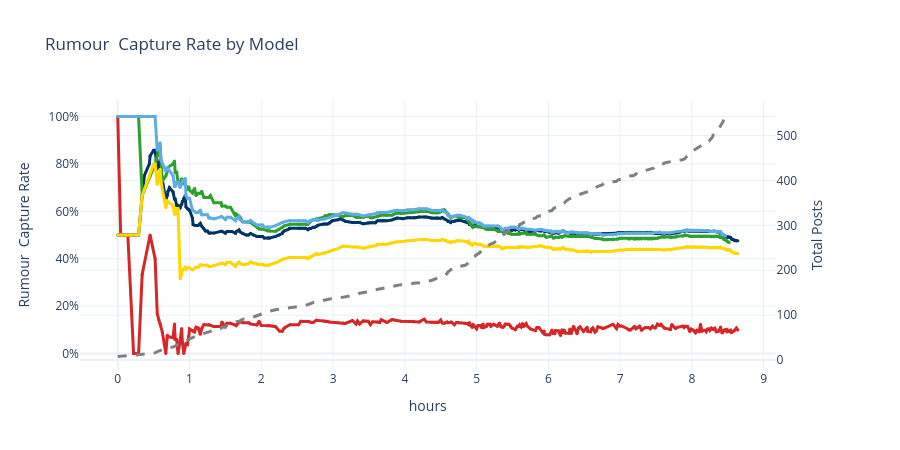

Here is the notebook cell this chart was saved with:
### Code cell
import plotly.graph_objects as go
from plotly.subplots import make_subplots

# Create figure with secondary y-axis
fig = make_subplots(specs=[[{"secondary_y": True}]])
model_colors = {
    "RF": "#003366",      # Dark blue
    "HAN": "#D62728",     # Red
    "LGBM": "#FFD700",    # Yellow (Gold)
    "LSTM": "#5DADE2",    # Light blue
    "GAT": "#2CA02C",     # Green
}

df_all.hour = (
    df_all.hour
    - float(
        df_all.hour.min()
    )
)

# Add one line per model
for model in df_all["model"].unique():

    df_all_model = (
        df_all[df_all["model"] == model]
        .sort_values("hour")
    )

    # Capture rate lines
    fig.add_trace(
        go.Scatter(
            x=df_all_model["hour"],
            y=df_all_model["capture_rate"],
            mode="lines+markers",
            name=model,
            line=dict(
            color=model_colors.get(model, "#808080"),
            width=3,
        ),
        marker=dict(
            color=model_colors.get(model, "#808080"),
            size=3,
        )
        ),
        secondary_y=False,
    )

    # Total posts as area plot (only once)
    if model == "GAT":
        fig.add_trace(
                    go.Scatter(
            x=df_all_model["hour"],
            y=df_all_model["total_posts"],
            mode="lines",
            line=dict(color="gray", dash="dash", width=3),
            name="Total Posts",
        ),
            secondary_y=True,
        )

fig.update_layout(
    title="Rumour  Capture Rate by Model",
    template="plotly_white",
    hovermode="x unified",
        showlegend=False,
     width=900,
    height=450
)

fig.update_xaxes(title_text="hours")

fig.update_yaxes(
    title_text="Rumour  Capture Rate",
    secondary_y=False,
    tickformat=".0%",
)

fig.update_yaxes(
    title_text="Total Posts",
    secondary_y=True,
)

fig.show()

### Figure 1 — Plotly figure (JSON) as saved in the notebook; plotly's stock layout.template omitted (floating-point values rounded to 4 significant figures; data arrays with more than 128 entries replaced by an {"elided": "..."} marker saying what was removed)
{"data": [{"line": {"color": "#003366", "width": 3}, "marker": {"color": "#003366", "size": 3}, "mode": "lines+markers", "name": "RF", "type": "scatter", "x": {"elided": "316 float values"}, "xaxis": "x", "y": {"elided": "316 float values"}, "yaxis": "y"}, {"line": {"color": "#D62728", "width": 3}, "marker": {"color": "#D62728", "size": 3}, "mode": "lines+markers", "name": "HAN", "type": "scatter", "x": {"elided": "266 float values"}, "xaxis": "x", "y": {"elided": "266 float values"}, "yaxis": "y"}, {"line": {"color": "#2CA02C", "width": 3}, "marker": {"color": "#2CA02C", "size": 3}, "mode": "lines+markers", "name": "GAT", "type": "scatter", "x": {"elided": "259 float values"}, "xaxis": "x", "y": {"elided": "259 float values"}, "yaxis": "y"}, {"line": {"color": "gray", "dash": "dash", "width": 3}, "mode": "lines", "name": "Total Posts", "type": "scatter", "x": {"elided": "259 float values"}, "xaxis": "x", "y": {"elided": "259 int values"}, "yaxis": "y2"}, {"line": {"color": "#FFD700", "width": 3}, "marker": {"color": "#FFD700", "size": 3}, "mode": "lines+markers", "name": "LGBM", "type": "scatter", "x": {"elided": "268 float values"}, "xaxis": "x", "y": {"elided": "268 float values"}, "yaxis": "y"}, {"line": {"color": "#5DADE2", "width": 3}, "marker": {"color": "#5DADE2", "size": 3}, "mode": "lines+markers", "name": "LSTM", "type": "scatter", "x": {"elided": "257 float values"}, "xaxis": "x", "y": {"elided": "257 float values"}, "yaxis": "y"}], "layout": {"height": 450, "hovermode": "x unified", "showlegend": false, "title": {"text": "Rumour  Capture Rate by Model"}, "width": 900, "xaxis": {"anchor": "y", "domain": [0, 0.94], "title": {"text": "hours"}}, "yaxis": {"anchor": "x", "domain": [0, 1], "tickformat": ".0%", "title": {"text": "Rumour  Capture Rate"}}, "yaxis2": {"anchor": "x", "overlaying": "y", "side": "right", "title": {"text": "Total Posts"}}}}
